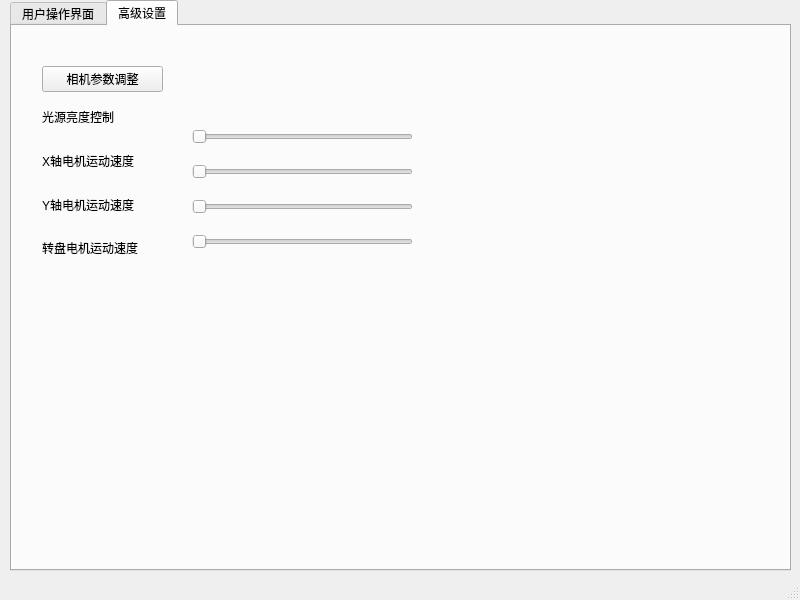
<?xml version="1.0" encoding="UTF-8"?>
<ui version="4.0">
 <class>MainWindow</class>
 <widget class="QMainWindow" name="MainWindow">
  <property name="geometry">
   <rect>
    <x>0</x>
    <y>0</y>
    <width>800</width>
    <height>600</height>
   </rect>
  </property>
  <property name="windowTitle">
   <string>MainWindow</string>
  </property>
  <widget class="QWidget" name="centralwidget">
   <widget class="QTabWidget" name="tabWidget">
    <property name="geometry">
     <rect>
      <x>10</x>
      <y>0</y>
      <width>781</width>
      <height>571</height>
     </rect>
    </property>
    <property name="currentIndex">
     <number>1</number>
    </property>
    <widget class="QWidget" name="tab1">
     <property name="sizePolicy">
      <sizepolicy hsizetype="Expanding" vsizetype="Expanding">
       <horstretch>0</horstretch>
       <verstretch>0</verstretch>
      </sizepolicy>
     </property>
     <property name="accessibleName">
      <string/>
     </property>
     <attribute name="title">
      <string>用户操作界面</string>
     </attribute>
     <widget class="QWidget" name="verticalLayoutWidget_2">
      <property name="geometry">
       <rect>
        <x>10</x>
        <y>160</y>
        <width>301</width>
        <height>121</height>
       </rect>
      </property>
      <layout class="QVBoxLayout" name="verticalLayout_2">
       <item>
        <layout class="QHBoxLayout" name="horizontalLayout_4" stretch="1,0,1,1">
         <item>
          <widget class="QLabel" name="label_4">
           <property name="sizePolicy">
            <sizepolicy hsizetype="Fixed" vsizetype="Preferred">
             <horstretch>0</horstretch>
             <verstretch>0</verstretch>
            </sizepolicy>
           </property>
           <property name="text">
            <string>光源开关</string>
           </property>
          </widget>
         </item>
         <item>
          <spacer name="horizontalSpacer_7">
           <property name="orientation">
            <enum>Qt::Horizontal</enum>
           </property>
           <property name="sizeType">
            <enum>QSizePolicy::Expanding</enum>
           </property>
           <property name="sizeHint" stdset="0">
            <size>
             <width>20</width>
             <height>20</height>
            </size>
           </property>
          </spacer>
         </item>
         <item>
          <widget class="QPushButton" name="pushButton">
           <property name="text">
            <string>开启</string>
           </property>
          </widget>
         </item>
         <item>
          <widget class="QPushButton" name="pushButton_2">
           <property name="text">
            <string>关闭</string>
           </property>
          </widget>
         </item>
        </layout>
       </item>
       <item>
        <layout class="QHBoxLayout" name="horizontalLayout_5">
         <item>
          <widget class="QLabel" name="label_5">
           <property name="sizePolicy">
            <sizepolicy hsizetype="Fixed" vsizetype="Preferred">
             <horstretch>0</horstretch>
             <verstretch>0</verstretch>
            </sizepolicy>
           </property>
           <property name="text">
            <string>相机运动开关</string>
           </property>
          </widget>
         </item>
         <item>
          <widget class="QPushButton" name="pushButton_3">
           <property name="text">
            <string>开启</string>
           </property>
          </widget>
         </item>
         <item>
          <widget class="QPushButton" name="pushButton_4">
           <property name="text">
            <string>关闭</string>
           </property>
          </widget>
         </item>
        </layout>
       </item>
       <item>
        <layout class="QHBoxLayout" name="horizontalLayout_6" stretch="1,1,1">
         <item>
          <widget class="QLabel" name="label_6">
           <property name="sizePolicy">
            <sizepolicy hsizetype="Fixed" vsizetype="Preferred">
             <horstretch>0</horstretch>
             <verstretch>0</verstretch>
            </sizepolicy>
           </property>
           <property name="text">
            <string>转盘运动开关</string>
           </property>
          </widget>
         </item>
         <item>
          <widget class="QPushButton" name="pushButton_5">
           <property name="text">
            <string>开启</string>
           </property>
          </widget>
         </item>
         <item>
          <widget class="QPushButton" name="pushButton_6">
           <property name="text">
            <string>关闭</string>
           </property>
          </widget>
         </item>
        </layout>
       </item>
      </layout>
     </widget>
     <widget class="QWidget" name="verticalLayoutWidget_3">
      <property name="geometry">
       <rect>
        <x>10</x>
        <y>20</y>
        <width>301</width>
        <height>131</height>
       </rect>
      </property>
      <layout class="QVBoxLayout" name="verticalLayout_3">
       <item>
        <widget class="QLabel" name="label_3">
         <property name="styleSheet">
          <string notr="true"/>
         </property>
         <property name="text">
          <string>选择轮胎参数</string>
         </property>
         <property name="alignment">
          <set>Qt::AlignCenter</set>
         </property>
        </widget>
       </item>
       <item>
        <layout class="QVBoxLayout" name="verticalLayout" stretch="4,4">
         <item>
          <layout class="QHBoxLayout" name="horizontalLayout" stretch="0,1,0,3,0">
           <item>
            <spacer name="horizontalSpacer">
             <property name="orientation">
              <enum>Qt::Horizontal</enum>
             </property>
             <property name="sizeHint" stdset="0">
              <size>
               <width>40</width>
               <height>20</height>
              </size>
             </property>
            </spacer>
           </item>
           <item>
            <widget class="QLabel" name="label">
             <property name="sizePolicy">
              <sizepolicy hsizetype="Expanding" vsizetype="Fixed">
               <horstretch>0</horstretch>
               <verstretch>0</verstretch>
              </sizepolicy>
             </property>
             <property name="text">
              <string>轮胎品牌</string>
             </property>
            </widget>
           </item>
           <item>
            <spacer name="horizontalSpacer_2">
             <property name="orientation">
              <enum>Qt::Horizontal</enum>
             </property>
             <property name="sizeHint" stdset="0">
              <size>
               <width>40</width>
               <height>20</height>
              </size>
             </property>
            </spacer>
           </item>
           <item>
            <widget class="QComboBox" name="comboBox">
             <property name="sizePolicy">
              <sizepolicy hsizetype="Expanding" vsizetype="Fixed">
               <horstretch>0</horstretch>
               <verstretch>0</verstretch>
              </sizepolicy>
             </property>
             <item>
              <property name="text">
               <string>朝阳轮胎</string>
              </property>
             </item>
             <item>
              <property name="text">
               <string>回力轮胎</string>
              </property>
             </item>
             <item>
              <property name="text">
               <string>米其林轮胎</string>
              </property>
             </item>
             <item>
              <property name="text">
               <string>倍耐力轮胎</string>
              </property>
             </item>
            </widget>
           </item>
           <item>
            <spacer name="horizontalSpacer_3">
             <property name="orientation">
              <enum>Qt::Horizontal</enum>
             </property>
             <property name="sizeHint" stdset="0">
              <size>
               <width>40</width>
               <height>20</height>
              </size>
             </property>
            </spacer>
           </item>
          </layout>
         </item>
         <item>
          <layout class="QHBoxLayout" name="horizontalLayout_2" stretch="0,1,0,3,0">
           <item>
            <spacer name="horizontalSpacer_4">
             <property name="orientation">
              <enum>Qt::Horizontal</enum>
             </property>
             <property name="sizeHint" stdset="0">
              <size>
               <width>40</width>
               <height>20</height>
              </size>
             </property>
            </spacer>
           </item>
           <item>
            <widget class="QLabel" name="label_2">
             <property name="sizePolicy">
              <sizepolicy hsizetype="Expanding" vsizetype="Fixed">
               <horstretch>0</horstretch>
               <verstretch>0</verstretch>
              </sizepolicy>
             </property>
             <property name="text">
              <string>轮胎型号</string>
             </property>
            </widget>
           </item>
           <item>
            <spacer name="horizontalSpacer_5">
             <property name="orientation">
              <enum>Qt::Horizontal</enum>
             </property>
             <property name="sizeHint" stdset="0">
              <size>
               <width>40</width>
               <height>20</height>
              </size>
             </property>
            </spacer>
           </item>
           <item>
            <widget class="QComboBox" name="comboBox_2">
             <property name="sizePolicy">
              <sizepolicy hsizetype="Expanding" vsizetype="Fixed">
               <horstretch>0</horstretch>
               <verstretch>0</verstretch>
              </sizepolicy>
             </property>
             <item>
              <property name="text">
               <string>155/65/ R13</string>
              </property>
             </item>
             <item>
              <property name="text">
               <string>195/55/R16</string>
              </property>
             </item>
             <item>
              <property name="text">
               <string>205/55/R17</string>
              </property>
             </item>
             <item>
              <property name="text">
               <string>215/65/R17</string>
              </property>
             </item>
            </widget>
           </item>
           <item>
            <spacer name="horizontalSpacer_6">
             <property name="orientation">
              <enum>Qt::Horizontal</enum>
             </property>
             <property name="sizeHint" stdset="0">
              <size>
               <width>40</width>
               <height>20</height>
              </size>
             </property>
            </spacer>
           </item>
          </layout>
         </item>
        </layout>
       </item>
      </layout>
     </widget>
     <widget class="QWidget" name="verticalLayoutWidget_4">
      <property name="geometry">
       <rect>
        <x>320</x>
        <y>30</y>
        <width>441</width>
        <height>241</height>
       </rect>
      </property>
      <layout class="QVBoxLayout" name="verticalLayout_4" stretch="7,0,1">
       <item>
        <layout class="QHBoxLayout" name="horizontalLayout_7" stretch="3,1,3">
         <item>
          <widget class="QLabel" name="label_current">
           <property name="palette">
            <palette>
             <active>
              <colorrole role="WindowText">
               <brush brushstyle="SolidPattern">
                <color alpha="255">
                 <red>255</red>
                 <green>0</green>
                 <blue>127</blue>
                </color>
               </brush>
              </colorrole>
             </active>
             <inactive>
              <colorrole role="WindowText">
               <brush brushstyle="SolidPattern">
                <color alpha="255">
                 <red>0</red>
                 <green>0</green>
                 <blue>0</blue>
                </color>
               </brush>
              </colorrole>
             </inactive>
             <disabled>
              <colorrole role="WindowText">
               <brush brushstyle="SolidPattern">
                <color alpha="255">
                 <red>120</red>
                 <green>120</green>
                 <blue>120</blue>
                </color>
               </brush>
              </colorrole>
             </disabled>
            </palette>
           </property>
           <property name="autoFillBackground">
            <bool>false</bool>
           </property>
           <property name="text">
            <string>当前图片</string>
           </property>
           <property name="alignment">
            <set>Qt::AlignCenter</set>
           </property>
           <property name="wordWrap">
            <bool>false</bool>
           </property>
           <property name="margin">
            <number>0</number>
           </property>
          </widget>
         </item>
         <item>
          <spacer name="horizontalSpacer_8">
           <property name="orientation">
            <enum>Qt::Horizontal</enum>
           </property>
           <property name="sizeType">
            <enum>QSizePolicy::Fixed</enum>
           </property>
           <property name="sizeHint" stdset="0">
            <size>
             <width>20</width>
             <height>20</height>
            </size>
           </property>
          </spacer>
         </item>
         <item>
          <widget class="QLabel" name="label_test">
           <property name="palette">
            <palette>
             <active>
              <colorrole role="WindowText">
               <brush brushstyle="SolidPattern">
                <color alpha="255">
                 <red>0</red>
                 <green>170</green>
                 <blue>127</blue>
                </color>
               </brush>
              </colorrole>
             </active>
             <inactive>
              <colorrole role="WindowText">
               <brush brushstyle="SolidPattern">
                <color alpha="255">
                 <red>0</red>
                 <green>0</green>
                 <blue>0</blue>
                </color>
               </brush>
              </colorrole>
             </inactive>
             <disabled>
              <colorrole role="WindowText">
               <brush brushstyle="SolidPattern">
                <color alpha="255">
                 <red>120</red>
                 <green>120</green>
                 <blue>120</blue>
                </color>
               </brush>
              </colorrole>
             </disabled>
            </palette>
           </property>
           <property name="text">
            <string>缺陷图</string>
           </property>
           <property name="alignment">
            <set>Qt::AlignCenter</set>
           </property>
          </widget>
         </item>
        </layout>
       </item>
       <item>
        <spacer name="verticalSpacer_6">
         <property name="orientation">
          <enum>Qt::Vertical</enum>
         </property>
         <property name="sizeType">
          <enum>QSizePolicy::Fixed</enum>
         </property>
         <property name="sizeHint" stdset="0">
          <size>
           <width>20</width>
           <height>10</height>
          </size>
         </property>
        </spacer>
       </item>
       <item>
        <layout class="QHBoxLayout" name="horizontalLayout_3">
         <item>
          <widget class="QLabel" name="label_8">
           <property name="text">
            <string>当前帧</string>
           </property>
           <property name="alignment">
            <set>Qt::AlignCenter</set>
           </property>
          </widget>
         </item>
         <item>
          <widget class="QLabel" name="label_9">
           <property name="text">
            <string>缺陷标记图</string>
           </property>
           <property name="alignment">
            <set>Qt::AlignCenter</set>
           </property>
          </widget>
         </item>
        </layout>
       </item>
      </layout>
     </widget>
     <widget class="QWidget" name="verticalLayoutWidget">
      <property name="geometry">
       <rect>
        <x>10</x>
        <y>290</y>
        <width>751</width>
        <height>131</height>
       </rect>
      </property>
      <layout class="QVBoxLayout" name="verticalLayout_5" stretch="3,1">
       <item>
        <layout class="QHBoxLayout" name="horizontalLayout_10">
         <item>
          <layout class="QFormLayout" name="formLayout">
           <item row="0" column="0">
            <widget class="QLabel" name="label_7">
             <property name="text">
              <string>用户名</string>
             </property>
            </widget>
           </item>
           <item row="0" column="1">
            <widget class="QLabel" name="label_11">
             <property name="text">
              <string>user_name</string>
             </property>
             <property name="alignment">
              <set>Qt::AlignCenter</set>
             </property>
            </widget>
           </item>
           <item row="1" column="0">
            <widget class="QLabel" name="label_10">
             <property name="text">
              <string>检测时间</string>
             </property>
            </widget>
           </item>
           <item row="1" column="1">
            <widget class="QLabel" name="label_12">
             <property name="text">
              <string>detect_time</string>
             </property>
             <property name="alignment">
              <set>Qt::AlignCenter</set>
             </property>
            </widget>
           </item>
           <item row="2" column="0">
            <widget class="QLabel" name="label_13">
             <property name="text">
              <string>检测进度</string>
             </property>
            </widget>
           </item>
           <item row="2" column="1">
            <widget class="QProgressBar" name="progressBar">
             <property name="value">
              <number>24</number>
             </property>
            </widget>
           </item>
          </layout>
         </item>
         <item>
          <layout class="QGridLayout" name="gridLayout" rowminimumheight="0,0,0">
           <item row="1" column="3">
            <widget class="QPushButton" name="pushButton_12">
             <property name="sizePolicy">
              <sizepolicy hsizetype="Minimum" vsizetype="Preferred">
               <horstretch>0</horstretch>
               <verstretch>0</verstretch>
              </sizepolicy>
             </property>
             <property name="text">
              <string>下一张</string>
             </property>
            </widget>
           </item>
           <item row="1" column="1">
            <widget class="QPushButton" name="pushButton_11">
             <property name="sizePolicy">
              <sizepolicy hsizetype="Minimum" vsizetype="Expanding">
               <horstretch>0</horstretch>
               <verstretch>0</verstretch>
              </sizepolicy>
             </property>
             <property name="text">
              <string>上一张</string>
             </property>
            </widget>
           </item>
           <item row="0" column="1">
            <spacer name="verticalSpacer">
             <property name="orientation">
              <enum>Qt::Vertical</enum>
             </property>
             <property name="sizeHint" stdset="0">
              <size>
               <width>20</width>
               <height>20</height>
              </size>
             </property>
            </spacer>
           </item>
           <item row="0" column="3">
            <spacer name="verticalSpacer_2">
             <property name="orientation">
              <enum>Qt::Vertical</enum>
             </property>
             <property name="sizeHint" stdset="0">
              <size>
               <width>20</width>
               <height>20</height>
              </size>
             </property>
            </spacer>
           </item>
           <item row="1" column="2">
            <spacer name="horizontalSpacer_10">
             <property name="orientation">
              <enum>Qt::Horizontal</enum>
             </property>
             <property name="sizeHint" stdset="0">
              <size>
               <width>40</width>
               <height>20</height>
              </size>
             </property>
            </spacer>
           </item>
           <item row="1" column="0">
            <spacer name="horizontalSpacer_9">
             <property name="orientation">
              <enum>Qt::Horizontal</enum>
             </property>
             <property name="sizeHint" stdset="0">
              <size>
               <width>40</width>
               <height>20</height>
              </size>
             </property>
            </spacer>
           </item>
           <item row="1" column="4">
            <spacer name="horizontalSpacer_11">
             <property name="orientation">
              <enum>Qt::Horizontal</enum>
             </property>
             <property name="sizeHint" stdset="0">
              <size>
               <width>40</width>
               <height>20</height>
              </size>
             </property>
            </spacer>
           </item>
           <item row="2" column="1">
            <spacer name="verticalSpacer_3">
             <property name="orientation">
              <enum>Qt::Vertical</enum>
             </property>
             <property name="sizeHint" stdset="0">
              <size>
               <width>20</width>
               <height>20</height>
              </size>
             </property>
            </spacer>
           </item>
           <item row="2" column="3">
            <spacer name="verticalSpacer_4">
             <property name="orientation">
              <enum>Qt::Vertical</enum>
             </property>
             <property name="sizeHint" stdset="0">
              <size>
               <width>20</width>
               <height>20</height>
              </size>
             </property>
            </spacer>
           </item>
          </layout>
         </item>
         <item>
          <layout class="QHBoxLayout" name="horizontalLayout_8"/>
         </item>
        </layout>
       </item>
       <item>
        <layout class="QHBoxLayout" name="horizontalLayout_9">
         <item>
          <widget class="QPushButton" name="pushButton_7">
           <property name="sizePolicy">
            <sizepolicy hsizetype="Minimum" vsizetype="Preferred">
             <horstretch>0</horstretch>
             <verstretch>0</verstretch>
            </sizepolicy>
           </property>
           <property name="text">
            <string>开始检测</string>
           </property>
          </widget>
         </item>
         <item>
          <widget class="QPushButton" name="pushButton_8">
           <property name="sizePolicy">
            <sizepolicy hsizetype="Minimum" vsizetype="Preferred">
             <horstretch>0</horstretch>
             <verstretch>0</verstretch>
            </sizepolicy>
           </property>
           <property name="text">
            <string>急停</string>
           </property>
          </widget>
         </item>
         <item>
          <widget class="QPushButton" name="pushButton_10">
           <property name="sizePolicy">
            <sizepolicy hsizetype="Minimum" vsizetype="Preferred">
             <horstretch>0</horstretch>
             <verstretch>0</verstretch>
            </sizepolicy>
           </property>
           <property name="text">
            <string>继续检测</string>
           </property>
          </widget>
         </item>
         <item>
          <widget class="QPushButton" name="pushButton_9">
           <property name="sizePolicy">
            <sizepolicy hsizetype="Minimum" vsizetype="Preferred">
             <horstretch>0</horstretch>
             <verstretch>0</verstretch>
            </sizepolicy>
           </property>
           <property name="text">
            <string>复位</string>
           </property>
          </widget>
         </item>
        </layout>
       </item>
      </layout>
     </widget>
     <widget class="QPushButton" name="pushButton_13">
      <property name="geometry">
       <rect>
        <x>600</x>
        <y>470</y>
        <width>161</width>
        <height>41</height>
       </rect>
      </property>
      <property name="text">
       <string>查看历史纪录</string>
      </property>
     </widget>
     <widget class="QWidget" name="horizontalLayoutWidget_3">
      <property name="geometry">
       <rect>
        <x>10</x>
        <y>420</y>
        <width>241</width>
        <height>51</height>
       </rect>
      </property>
      <layout class="QHBoxLayout" name="horizontalLayout_11">
       <item>
        <widget class="QLabel" name="label_14">
         <property name="text">
          <string>当前轮胎检测预测结果：</string>
         </property>
         <property name="alignment">
          <set>Qt::AlignCenter</set>
         </property>
        </widget>
       </item>
       <item>
        <widget class="QLabel" name="label_22">
         <property name="text">
          <string/>
         </property>
         <property name="alignment">
          <set>Qt::AlignCenter</set>
         </property>
        </widget>
       </item>
      </layout>
     </widget>
     <widget class="QWidget" name="horizontalLayoutWidget_4">
      <property name="geometry">
       <rect>
        <x>10</x>
        <y>470</y>
        <width>241</width>
        <height>41</height>
       </rect>
      </property>
      <layout class="QHBoxLayout" name="horizontalLayout_12">
       <item>
        <widget class="QLabel" name="label_15">
         <property name="text">
          <string>置信度：</string>
         </property>
         <property name="alignment">
          <set>Qt::AlignLeading|Qt::AlignLeft|Qt::AlignVCenter</set>
         </property>
        </widget>
       </item>
       <item>
        <widget class="QLabel" name="label_21">
         <property name="text">
          <string/>
         </property>
         <property name="alignment">
          <set>Qt::AlignCenter</set>
         </property>
        </widget>
       </item>
      </layout>
     </widget>
     <widget class="QWidget" name="horizontalLayoutWidget_5">
      <property name="geometry">
       <rect>
        <x>260</x>
        <y>420</y>
        <width>181</width>
        <height>51</height>
       </rect>
      </property>
      <layout class="QHBoxLayout" name="horizontalLayout_13">
       <item>
        <widget class="QLabel" name="label_16">
         <property name="text">
          <string>检测统计：</string>
         </property>
         <property name="alignment">
          <set>Qt::AlignLeading|Qt::AlignLeft|Qt::AlignVCenter</set>
         </property>
        </widget>
       </item>
       <item>
        <widget class="QLabel" name="label_24">
         <property name="text">
          <string/>
         </property>
         <property name="alignment">
          <set>Qt::AlignCenter</set>
         </property>
        </widget>
       </item>
      </layout>
     </widget>
     <widget class="QWidget" name="horizontalLayoutWidget_6">
      <property name="geometry">
       <rect>
        <x>260</x>
        <y>470</y>
        <width>181</width>
        <height>41</height>
       </rect>
      </property>
      <layout class="QHBoxLayout" name="horizontalLayout_14">
       <item>
        <widget class="QLabel" name="label_17">
         <property name="text">
          <string>待检胎数：</string>
         </property>
        </widget>
       </item>
       <item>
        <widget class="QLabel" name="label_25">
         <property name="text">
          <string/>
         </property>
        </widget>
       </item>
      </layout>
     </widget>
     <widget class="QWidget" name="horizontalLayoutWidget_7">
      <property name="geometry">
       <rect>
        <x>460</x>
        <y>420</y>
        <width>131</width>
        <height>51</height>
       </rect>
      </property>
      <layout class="QHBoxLayout" name="horizontalLayout_15">
       <item>
        <widget class="QLabel" name="label_18">
         <property name="text">
          <string>已检良品数：</string>
         </property>
        </widget>
       </item>
       <item>
        <widget class="QLabel" name="label_26">
         <property name="text">
          <string/>
         </property>
        </widget>
       </item>
      </layout>
     </widget>
     <widget class="QWidget" name="horizontalLayoutWidget_8">
      <property name="geometry">
       <rect>
        <x>460</x>
        <y>470</y>
        <width>131</width>
        <height>41</height>
       </rect>
      </property>
      <layout class="QHBoxLayout" name="horizontalLayout_16">
       <item>
        <widget class="QLabel" name="label_20">
         <property name="text">
          <string>良品率：</string>
         </property>
        </widget>
       </item>
       <item>
        <widget class="QLabel" name="label_27">
         <property name="text">
          <string/>
         </property>
        </widget>
       </item>
      </layout>
     </widget>
     <widget class="QWidget" name="horizontalLayoutWidget_10">
      <property name="geometry">
       <rect>
        <x>600</x>
        <y>420</y>
        <width>161</width>
        <height>51</height>
       </rect>
      </property>
      <layout class="QHBoxLayout" name="horizontalLayout_17">
       <item>
        <widget class="QLabel" name="label_19">
         <property name="text">
          <string>已检废品数：</string>
         </property>
        </widget>
       </item>
       <item>
        <widget class="QLabel" name="label_28">
         <property name="text">
          <string/>
         </property>
        </widget>
       </item>
      </layout>
     </widget>
    </widget>
    <widget class="QWidget" name="">
     <property name="sizePolicy">
      <sizepolicy hsizetype="Expanding" vsizetype="Expanding">
       <horstretch>0</horstretch>
       <verstretch>0</verstretch>
      </sizepolicy>
     </property>
     <attribute name="title">
      <string>高级设置</string>
     </attribute>
     <widget class="QWidget" name="verticalLayoutWidget_5">
      <property name="geometry">
       <rect>
        <x>30</x>
        <y>40</y>
        <width>121</width>
        <height>201</height>
       </rect>
      </property>
      <layout class="QVBoxLayout" name="verticalLayout_6">
       <item>
        <widget class="QPushButton" name="pushButton_14">
         <property name="text">
          <string>相机参数调整</string>
         </property>
        </widget>
       </item>
       <item>
        <widget class="QLabel" name="label_31">
         <property name="text">
          <string>光源亮度控制</string>
         </property>
        </widget>
       </item>
       <item>
        <widget class="QLabel" name="label_23">
         <property name="text">
          <string>X轴电机运动速度</string>
         </property>
        </widget>
       </item>
       <item>
        <widget class="QLabel" name="label_29">
         <property name="text">
          <string>Y轴电机运动速度</string>
         </property>
        </widget>
       </item>
       <item>
        <widget class="QLabel" name="label_30">
         <property name="text">
          <string>转盘电机运动速度</string>
         </property>
        </widget>
       </item>
      </layout>
     </widget>
     <widget class="QWidget" name="verticalLayoutWidget_6">
      <property name="geometry">
       <rect>
        <x>180</x>
        <y>89</y>
        <width>221</width>
        <height>151</height>
       </rect>
      </property>
      <layout class="QVBoxLayout" name="verticalLayout_7">
       <item>
        <widget class="QSlider" name="horizontalSlider_4">
         <property name="orientation">
          <enum>Qt::Horizontal</enum>
         </property>
        </widget>
       </item>
       <item>
        <widget class="QSlider" name="horizontalSlider">
         <property name="orientation">
          <enum>Qt::Horizontal</enum>
         </property>
        </widget>
       </item>
       <item>
        <widget class="QSlider" name="horizontalSlider_2">
         <property name="orientation">
          <enum>Qt::Horizontal</enum>
         </property>
        </widget>
       </item>
       <item>
        <widget class="QSlider" name="horizontalSlider_3">
         <property name="orientation">
          <enum>Qt::Horizontal</enum>
         </property>
        </widget>
       </item>
      </layout>
     </widget>
    </widget>
   </widget>
  </widget>
  <widget class="QMenuBar" name="menubar">
   <property name="geometry">
    <rect>
     <x>0</x>
     <y>0</y>
     <width>800</width>
     <height>23</height>
    </rect>
   </property>
  </widget>
  <widget class="QStatusBar" name="statusbar"/>
 </widget>
 <resources/>
 <connections/>
</ui>
